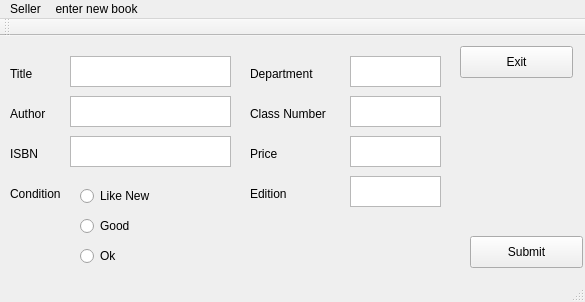
<?xml version="1.0" encoding="UTF-8"?>
<ui version="4.0">
 <class>MainWindow</class>
 <widget class="QMainWindow" name="MainWindow">
  <property name="geometry">
   <rect>
    <x>0</x>
    <y>0</y>
    <width>585</width>
    <height>302</height>
   </rect>
  </property>
  <property name="windowTitle">
   <string>MainWindow</string>
  </property>
  <widget class="QWidget" name="centralWidget">
   <widget class="QTextEdit" name="titleBox">
    <property name="geometry">
     <rect>
      <x>70</x>
      <y>20</y>
      <width>161</width>
      <height>31</height>
     </rect>
    </property>
   </widget>
   <widget class="QLabel" name="titleLabel">
    <property name="geometry">
     <rect>
      <x>10</x>
      <y>30</y>
      <width>60</width>
      <height>16</height>
     </rect>
    </property>
    <property name="text">
     <string>Title</string>
    </property>
   </widget>
   <widget class="QLabel" name="autorLabel">
    <property name="geometry">
     <rect>
      <x>10</x>
      <y>70</y>
      <width>60</width>
      <height>16</height>
     </rect>
    </property>
    <property name="text">
     <string>Author</string>
    </property>
   </widget>
   <widget class="QLabel" name="isbnLabel">
    <property name="geometry">
     <rect>
      <x>10</x>
      <y>110</y>
      <width>60</width>
      <height>16</height>
     </rect>
    </property>
    <property name="text">
     <string>ISBN</string>
    </property>
   </widget>
   <widget class="QLabel" name="condLabel">
    <property name="geometry">
     <rect>
      <x>10</x>
      <y>150</y>
      <width>60</width>
      <height>16</height>
     </rect>
    </property>
    <property name="text">
     <string>Condition</string>
    </property>
   </widget>
   <widget class="QTextEdit" name="autBox">
    <property name="geometry">
     <rect>
      <x>70</x>
      <y>60</y>
      <width>161</width>
      <height>31</height>
     </rect>
    </property>
   </widget>
   <widget class="QTextEdit" name="isbBox">
    <property name="geometry">
     <rect>
      <x>70</x>
      <y>100</y>
      <width>161</width>
      <height>31</height>
     </rect>
    </property>
   </widget>
   <widget class="QRadioButton" name="likeNewCond">
    <property name="geometry">
     <rect>
      <x>80</x>
      <y>150</y>
      <width>100</width>
      <height>20</height>
     </rect>
    </property>
    <property name="text">
     <string>Like New </string>
    </property>
   </widget>
   <widget class="QRadioButton" name="goodCond">
    <property name="geometry">
     <rect>
      <x>80</x>
      <y>180</y>
      <width>100</width>
      <height>20</height>
     </rect>
    </property>
    <property name="text">
     <string>Good</string>
    </property>
   </widget>
   <widget class="QRadioButton" name="okCond">
    <property name="geometry">
     <rect>
      <x>80</x>
      <y>210</y>
      <width>100</width>
      <height>20</height>
     </rect>
    </property>
    <property name="text">
     <string>Ok</string>
    </property>
   </widget>
   <widget class="QPushButton" name="ExitButton">
    <property name="geometry">
     <rect>
      <x>460</x>
      <y>10</y>
      <width>113</width>
      <height>32</height>
     </rect>
    </property>
    <property name="text">
     <string>Exit</string>
    </property>
    <property name="checkable">
     <bool>false</bool>
    </property>
   </widget>
   <widget class="QLabel" name="DepLabel">
    <property name="geometry">
     <rect>
      <x>250</x>
      <y>30</y>
      <width>81</width>
      <height>16</height>
     </rect>
    </property>
    <property name="text">
     <string>Department</string>
    </property>
   </widget>
   <widget class="QTextEdit" name="depBox">
    <property name="geometry">
     <rect>
      <x>350</x>
      <y>20</y>
      <width>91</width>
      <height>31</height>
     </rect>
    </property>
   </widget>
   <widget class="QLabel" name="classLabel">
    <property name="geometry">
     <rect>
      <x>250</x>
      <y>70</y>
      <width>91</width>
      <height>16</height>
     </rect>
    </property>
    <property name="text">
     <string>Class Number</string>
    </property>
   </widget>
   <widget class="QTextEdit" name="classBox">
    <property name="geometry">
     <rect>
      <x>350</x>
      <y>60</y>
      <width>91</width>
      <height>31</height>
     </rect>
    </property>
   </widget>
   <widget class="QLabel" name="EdLabel">
    <property name="geometry">
     <rect>
      <x>250</x>
      <y>150</y>
      <width>51</width>
      <height>16</height>
     </rect>
    </property>
    <property name="text">
     <string>Edition</string>
    </property>
   </widget>
   <widget class="QLabel" name="PriceLabel">
    <property name="geometry">
     <rect>
      <x>250</x>
      <y>110</y>
      <width>41</width>
      <height>16</height>
     </rect>
    </property>
    <property name="text">
     <string>Price</string>
    </property>
   </widget>
   <widget class="QTextEdit" name="priceBox">
    <property name="geometry">
     <rect>
      <x>350</x>
      <y>100</y>
      <width>91</width>
      <height>31</height>
     </rect>
    </property>
   </widget>
   <widget class="QTextEdit" name="EdBox">
    <property name="geometry">
     <rect>
      <x>350</x>
      <y>140</y>
      <width>91</width>
      <height>31</height>
     </rect>
    </property>
   </widget>
   <widget class="QPushButton" name="pushButton">
    <property name="geometry">
     <rect>
      <x>470</x>
      <y>200</y>
      <width>113</width>
      <height>32</height>
     </rect>
    </property>
    <property name="text">
     <string>Submit</string>
    </property>
   </widget>
  </widget>
  <widget class="QMenuBar" name="menuBar">
   <property name="geometry">
    <rect>
     <x>0</x>
     <y>0</y>
     <width>585</width>
     <height>22</height>
    </rect>
   </property>
   <widget class="QMenu" name="menuEnter_a_new_book">
    <property name="title">
     <string>Seller</string>
    </property>
   </widget>
   <widget class="QMenu" name="menuenter_new_book">
    <property name="title">
     <string>enter new book</string>
    </property>
   </widget>
   <addaction name="menuEnter_a_new_book"/>
   <addaction name="menuenter_new_book"/>
  </widget>
  <widget class="QToolBar" name="mainToolBar">
   <attribute name="toolBarArea">
    <enum>TopToolBarArea</enum>
   </attribute>
   <attribute name="toolBarBreak">
    <bool>false</bool>
   </attribute>
  </widget>
  <widget class="QStatusBar" name="statusBar"/>
 </widget>
 <layoutdefault spacing="6" margin="11"/>
 <resources/>
 <connections>
  <connection>
   <sender>ExitButton</sender>
   <signal>clicked()</signal>
   <receiver>MainWindow</receiver>
   <slot>close()</slot>
   <hints>
    <hint type="sourcelabel">
     <x>522</x>
     <y>56</y>
    </hint>
    <hint type="destinationlabel">
     <x>292</x>
     <y>150</y>
    </hint>
   </hints>
  </connection>
 </connections>
</ui>
